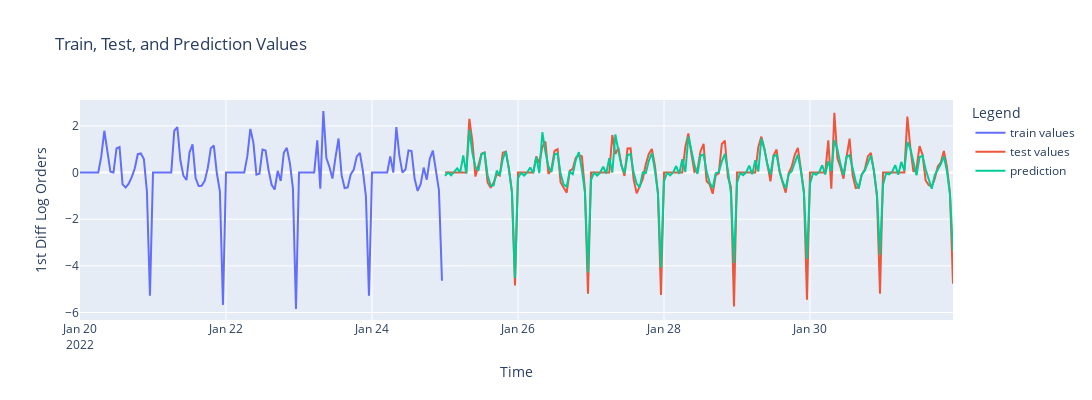

Notebook cell for this chart:
### Code cell
import plotly.graph_objects as go

# Create a figure
fig = go.Figure()

# Add the train values trace
fig.add_trace(go.Scatter(
    x=tr.index[-120:], 
    y=tr['1stdiff_log_orders'].iloc[-120:], 
    mode='lines',
    name='train values'
))

# Add the test values trace
fig.add_trace(go.Scatter(
    x=te.index, 
    y=te['1stdiff_log_orders'], 
    mode='lines',
    name='test values'
))

# Add the prediction values trace
fig.add_trace(go.Scatter(
    x=te.index,  # Assuming y_pred has the same index as te
    y=y_pred, 
    mode='lines',
    name='prediction'
))

# Update the layout
fig.update_layout(
    title='Train, Test, and Prediction Values',
    xaxis_title='Time',
    yaxis_title='1st Diff Log Orders',
    legend_title='Legend',
    width=1200,
    height=400
)

# Show the figure
fig.show()
